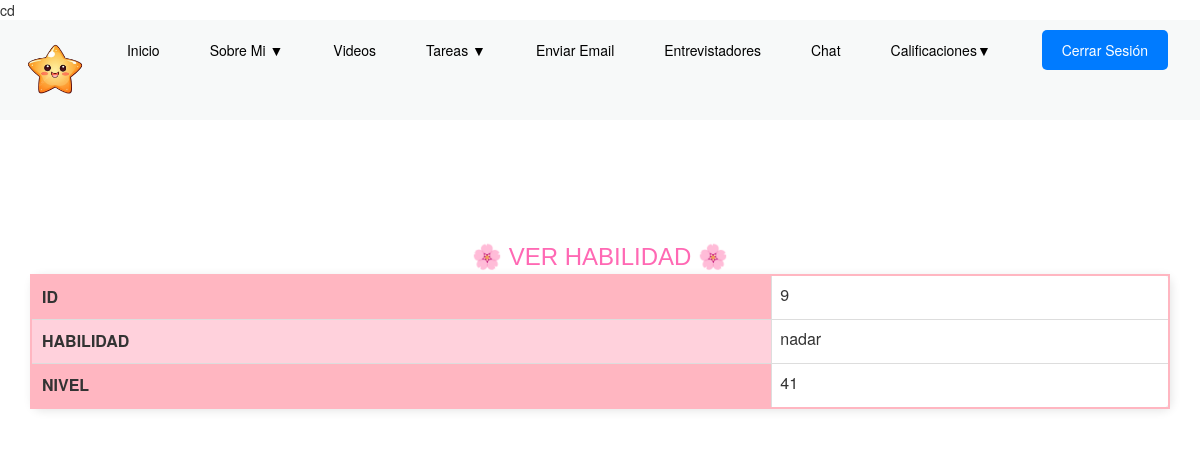
/9/ver_habilidad (signed in), run on the app's committed database.
### appportafolio/models.py (models this page shows, shortened)
class Habilidad(models.Model):
	id = models.AutoField(primary_key=True)
	habilidad = models.CharField("Habilidad",max_length=25, null=True, blank=True)
	nivel= models.IntegerField("Nivel", null=True, blank=True) # 1 al 10
	class Meta:
		verbose_name = "Habilidad"  #puede ser otro nombre
		verbose_name_plural = "Habilidades"
		ordering = ['habilidad']

### appportafolio/views.py (the view)
# urls.py: re_path(r'^(?P<id>\d+)/ver_habilidad$', views.ver_habilidad, name='ver_habilidad'),
def ver_habilidad(request, id):
    print("ver habilidad")
    habilidad = Habilidad.objects.get(id=id)
    context = {'habilidad': habilidad}
    return render(request, 'ver_habilidad.html',context=context)

### templates/ver_habilidad.html (shortened to what this page needs)
cd{% extends "base.html" %}
{% load static %}
{% block head %}
<link rel="stylesheet" href="https://maxcdn.bootstrapcdn.com/bootstrap/3.3.5/css/bootstrap.min.css">
 {% endblock %}
 {% block content %}
 <br><br><br><br><br><br>
 <center>
  <font color="#FF69B4" size="5" face="Comic Sans MS, Arial, Verdana">🌸 VER HABILIDAD 🌸</font>
  <font size="3">
    <table class="table table-bordered" style="border: 2px solid #FFB6C1; border-radius: 10px; box-shadow: 2px 2px 10px rgba(0, 0, 0, 0.1);">
      <tr>
        <td bgcolor="#FFB6C1" style="padding: 10px; font-weight: bold;">ID</td>
        <td>{{ habilidad.id }}</td>
      </tr>
      <tr>
        <td bgcolor="#FFD1DC" style="padding: 10px; font-weight: bold;">HABILIDAD</td>
        <td>{{ habilidad.habilidad }}</td>
      </tr>
      <tr>
        <td bgcolor="#FFB6C1" style="padding: 10px; font-weight: bold;">NIVEL</td>
        <td>{{ habilidad.nivel |upper|slice:"0:12" }}</td>
      </tr>
    </table>
  </font>
</center>
{% endblock content %}

### static/css/navbar.css (style rules this page uses)
* { margin: 0; padding: 0; box-sizing: border-box; }

### data on the page
Habilidad: id "9", habilidad "nadar", nivel "41"
